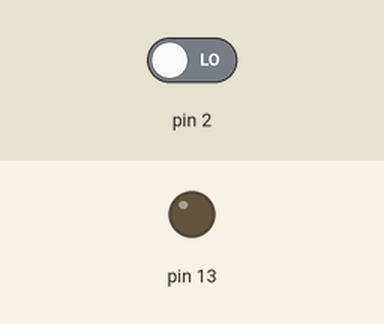
This sketch was run on a simulated Arduino Uno, built with avr-gcc and run on an emulated ATmega328P. Parts: output pins drawn as LEDs (lit = HIGH). Inputs (shaded band) come from the test bench; at power-on: pin 2 LOW.

Above: at 1.2 s.
1.3 s: pin 2 driven HIGH
At 2.2 s:
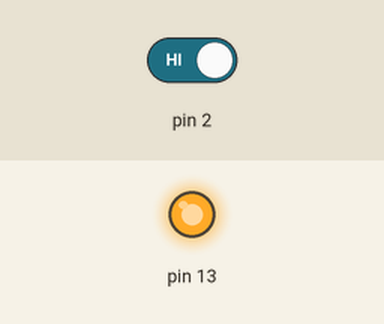
2.8 s: pin 2 driven LOW
At 3.3 s:
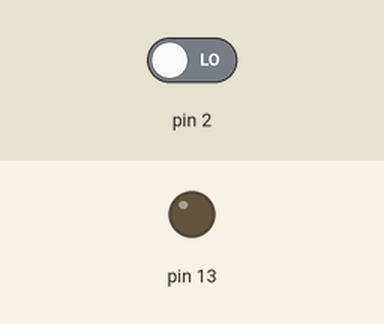
Timing chart, 0 to 5.8 s (numbered marks = the images above; inputs shaded):
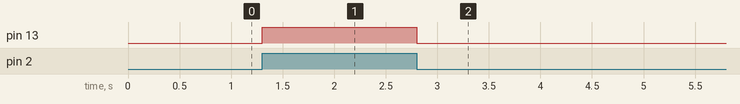

Measured:
- after the input at 1.3 s, pin 13: LOW → HIGH at once
- after the input at 2.8 s, pin 13: HIGH → LOW at once

The sketch:

senseVoltage.ino
```cpp
void setup() { // how to sense a voltage and control actuator both together

  pinMode(2,INPUT);
  pinMode(13,OUTPUT);
  //Serial.begin(9600); //open serial port to host                     //  initialized the outputPin
                                   // put your setup code here, to run once:

}

void loop() {
int c= digitalRead(2);
if(c==1)
digitalWrite(13, HIGH);
else
digitalWrite(13,LOW);
                                     // sense volatage at pin 2
//Serial.println(v);
                                      //send voltage to host coz v is the viltage reading from pin 2

  delay(1);  //wait delay 100ms


}
```
